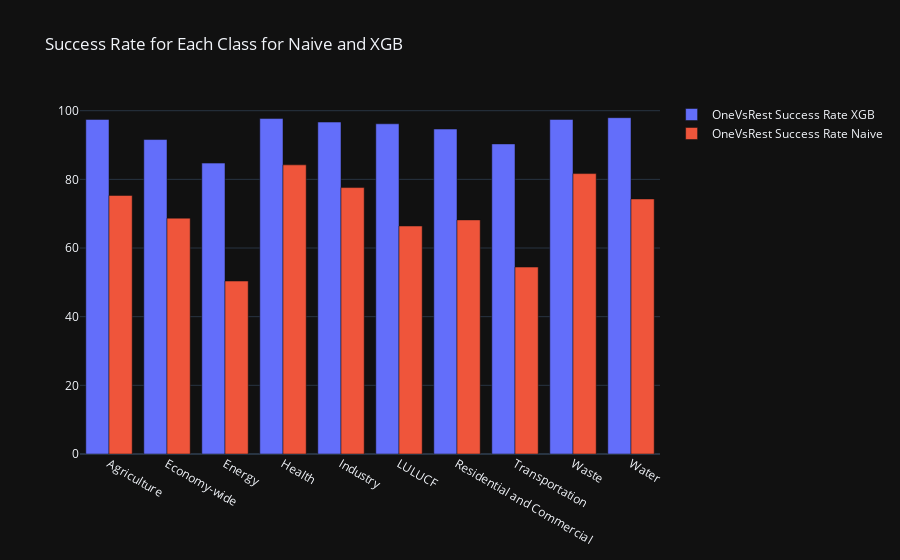

Source (notebook cell):
### Code cell
plot_one_vs_rest_success_rates(y_true, y_pred, y_pred_naive, classes=mlb.classes_)

### Figure 1 — Plotly figure (JSON) as saved in the notebook; plotly's stock layout.template omitted (floating-point values rounded to 4 significant figures)
{"data": [{"name": "OneVsRest Success Rate XGB", "x": ["Agriculture", "Economy-wide", "Energy", "Health", "Industry", "LULUCF", "Residential and Commercial", "Transportation", "Waste", "Water"], "y": [97.46, 91.6, 84.73, 97.71, 96.69, 96.18, 94.66, 90.33, 97.46, 97.96], "type": "bar"}, {"name": "OneVsRest Success Rate Naive", "x": ["Agriculture", "Economy-wide", "Energy", "Health", "Industry", "LULUCF", "Residential and Commercial", "Transportation", "Waste", "Water"], "y": [75.32, 68.7, 50.38, 84.22, 77.61, 66.41, 68.19, 54.45, 81.68, 74.3], "type": "bar"}], "layout": {"barmode": "group", "title": {"text": "Success Rate for Each Class for Naive and XGB"}}}
